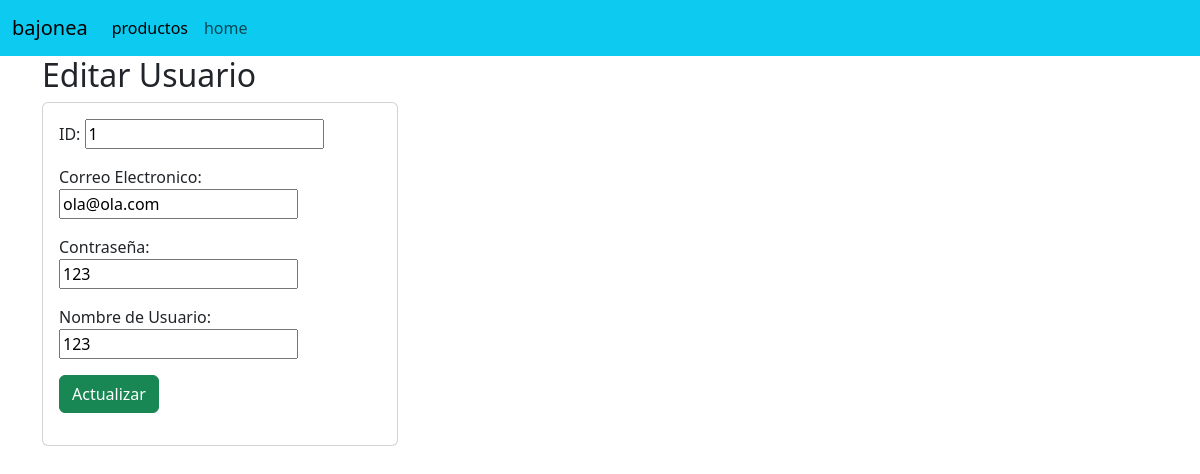
Page /usuarios/1/editar/ on the earlier database version.
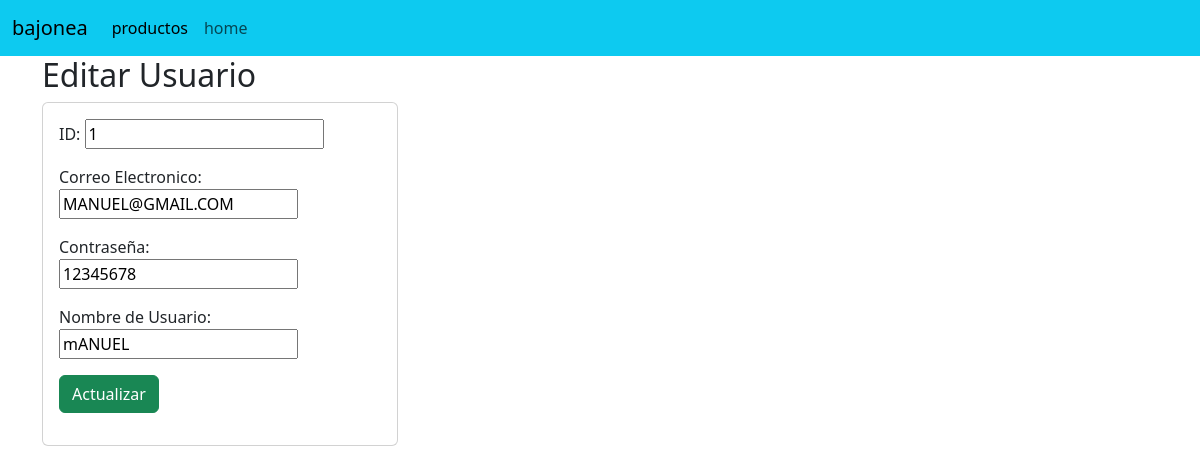
Same page on the later database version.
### usuario/models.py (models this page shows, shortened)
class Usuario(models.Model):
    ID_Usuario = models.PositiveIntegerField(primary_key=True, unique=True, verbose_name='ID')
    Correo = models.EmailField(unique=True, verbose_name='Correo Electronico')
    contraseña = models.CharField(max_length=50)
    Nombre_User = models.CharField(max_length=50, unique=True, verbose_name='Nombre de Usuario')
    Fechar_registro = models.DateTimeField(auto_now_add=True, verbose_name='Fecha registro')

### usuario/views.py (the view)
# urls.py: path('usuarios/<int:pk>/editar/', UsuarioUpdateView.as_view(), name='usuario_update'),
class UsuarioUpdateView(UpdateView):
    model = Usuario
    form_class = UsuarioForm
    template_name = 'usuario/usuario_form.html'
    success_url = reverse_lazy('usuario_list')

### usuario/forms.py
class UsuarioForm(forms.ModelForm):
    class Meta:
        model = Usuario
        fields = ['ID_Usuario', 'Correo', 'contraseña', 'Nombre_User']

### usuario/templates/usuario/usuario_form.html (shortened to what this page needs)
{% extends "./base.html" %}
{% block body %}
<div class="row">
    <div class="col-sm-12 col-md-6 col-lg-4 col-xl-4">
        <h2>{{ form.instance.pk|yesno:"Editar Usuario,Añadir Usuario" }}</h2>
        <div class="card">
            <div class="card-body">
                <form method="POST">
                    {{ form.as_p }}
                    <div class="form-group">
                        <button type="submit" class="btn btn-success btn-block text-white">{{ form.instance.pk|yesno:"Actualizar,Añadir" }}</button>
                    </div>
                </form>
            </div>
        </div>
    </div>
</div>
{% endblock %}

Differences in the rows shown:
changed Usuario "Editar Usuario": Correo "ola@ola.com" → "MANUEL@GMAIL.COM"; contraseña "123" → "12345678"; Nombre_User "123" → "mANUEL"
